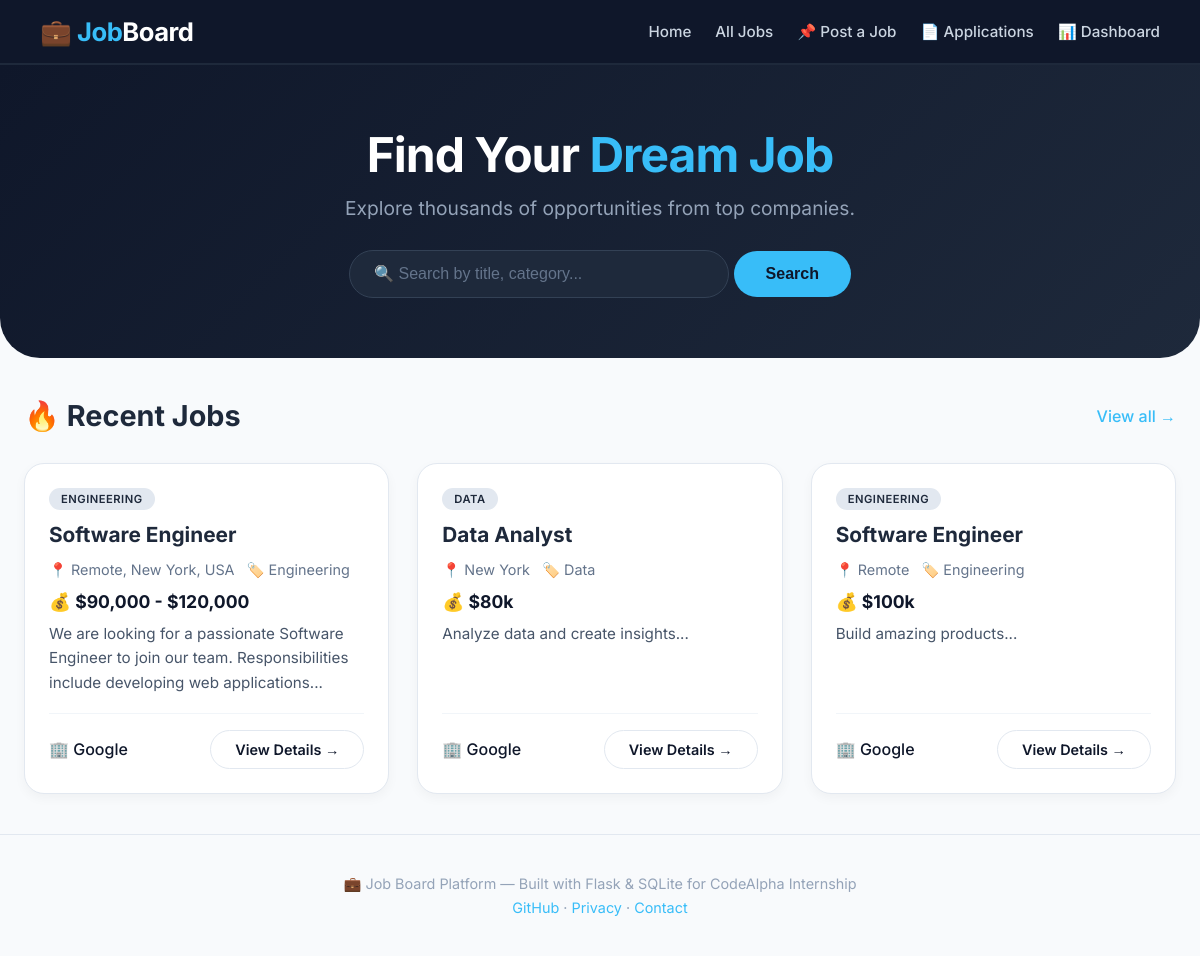
The page / on the database its author committed.
### models.py (models this page shows)
class Job(db.Model):
    id = db.Column(db.Integer, primary_key=True)
    title = db.Column(db.String(100), nullable=False)
    description = db.Column(db.Text, nullable=False)
    location = db.Column(db.String(100), nullable=False)
    salary = db.Column(db.String(50))
    category = db.Column(db.String(50))
    posted_date = db.Column(db.DateTime, default=datetime.utcnow)
    employer_id = db.Column(db.Integer, db.ForeignKey('employer.id'))
    applications = db.relationship('Application', backref='job', lazy=True)

class Employer(db.Model):
    id = db.Column(db.Integer, primary_key=True)
    company_name = db.Column(db.String(100), nullable=False)
    email = db.Column(db.String(100), nullable=False, unique=True)
    password = db.Column(db.String(100), nullable=False)  # In real app, use hashing
    jobs = db.relationship('Job', backref='employer', lazy=True)

### app.py (the view)
@app.route('/')
def index():
    jobs = Job.query.order_by(Job.posted_date.desc()).limit(6).all()
    return render_template('index.html', jobs=jobs)

### templates/index.html (shortened to what this page needs)
<!DOCTYPE html>
<html lang="en">
<head>
</head>
<body>
    <nav class="navbar">
        <div class="logo">💼 <span>Job</span>Board</div>
        <div class="nav-links">
            <a href="/">Home</a>
            <a href="/jobs">All Jobs</a>
            <a href="/post_job">📌 Post a Job</a>
            <a href="/applications">📄 Applications</a>
            <a href="/dashboard">📊 Dashboard</a>
        </div>
    </nav>
    <section class="hero">
        <h1>Find Your <span>Dream Job</span></h1>
        <p>Explore thousands of opportunities from top companies.</p>
        <div class="search-box">
            <form action="/search" method="GET">
                <input type="text" name="q" placeholder="🔍 Search by title, category..." />
                <button type="submit">Search</button>
            </form>
        </div>
    </section>
    <div class="container">
        <div class="section-header">
            <h2>🔥 Recent Jobs</h2>
            <a href="/jobs">View all →</a>
        </div>
        <div class="jobs-grid">
            {% for job in jobs %}
            <div class="job-card">
                <span class="badge">{{ job.category }}</span>
                <h3>{{ job.title }}</h3>
                <div class="meta">
                    <span>📍 {{ job.location }}</span>
                    <span>🏷️ {{ job.category }}</span>
                </div>
                <div class="salary">💰 {{ job.salary or 'Negotiable' }}</div>
                <div class="description">
                    {{ job.description[:120] }}...
                </div>
                <div class="card-footer">
                    <span class="company">🏢 {{ job.employer.company_name }}</span>
                    <a href="/job/{{ job.id }}" class="btn btn-outline">View Details →</a>
                </div>
            </div>
            {% endfor %}
        </div>
    </div>
    <div class="footer">
        <p>💼 Job Board Platform — Built with Flask & SQLite for CodeAlpha Internship</p>
        <p style="margin-top: 6px;">
            <a href="https://github.com/tumhara-username/CodeAlpha_Job_Board" target="_blank">GitHub</a> &middot;
            <a href="#">Privacy</a> &middot;
            <a href="#">Contact</a>
        </p>
    </div>
</body>
</html>

### templates/index.html (style rules this page uses)
* { margin: 0; padding: 0; box-sizing: border-box; }
body { font-family: "Inter", sans-serif; background: #f8fafc; color: #1e293b; }
.navbar { background: #0f172a; padding: 16px 40px; display: flex; align-items: center; justify-content: space-between; flex-wrap: wrap; gap: 16px; border-bottom: 2px solid #1e293b; }
.navbar .logo { font-size: 1.6rem; font-weight: 700; color: #ffffff; letter-spacing: -0.5px; }
.navbar .logo span { color: #38bdf8; }
.nav-links { display: flex; gap: 24px; flex-wrap: wrap; }
.nav-links a { color: #cbd5e1; text-decoration: none; font-weight: 500; font-size: 0.95rem; transition: color 0.2s; }
.hero { background: linear-gradient(135deg, #0f172a 0%, #1e293b 100%); color: #ffffff; padding: 60px 40px; text-align: center; border-radius: 0 0 40px 40px; }
.hero h1 { font-size: 3rem; font-weight: 700; letter-spacing: -1px; }
.hero h1 span { color: #38bdf8; }
.hero p { font-size: 1.2rem; color: #94a3b8; margin-top: 12px; }
.hero .search-box { margin-top: 30px; display: flex; justify-content: center; gap: 12px; flex-wrap: wrap; }
.hero .search-box input { padding: 14px 24px; border-radius: 40px; border: none; width: 380px; max-width: 90%; font-size: 1rem; background: #1e293b; color: #ffffff; outline: none; border: 1px solid #334155; }
.hero .search-box input::placeholder { color: #64748b; }
.hero .search-box button { padding: 14px 32px; border-radius: 40px; border: none; background: #38bdf8; color: #0f172a; font-weight: 600; font-size: 1rem; cursor: pointer; transition: 0.2s; }
.container { max-width: 1200px; margin: 40px auto; padding: 0 24px; }
.section-header { display: flex; justify-content: space-between; align-items: center; flex-wrap: wrap; margin-bottom: 30px; }
.section-header h2 { font-size: 1.8rem; font-weight: 700; }
.section-header a { color: #38bdf8; text-decoration: none; font-weight: 500; }
.jobs-grid { display: grid; grid-template-columns: repeat(auto-fill, minmax(320px, 1fr)); gap: 28px; }
.job-card { background: #ffffff; border-radius: 20px; padding: 24px; box-shadow: 0 4px 12px rgba(0, 0, 0, 0.04); border: 1px solid #e2e8f0; transition: 0.25s ease; display: flex; flex-direction: column; }
.job-card .badge { display: inline-block; background: #e2e8f0; color: #1e293b; font-size: 0.7rem; font-weight: 600; padding: 4px 12px; border-radius: 30px; text-transform: uppercase; letter-spacing: 0.5px; margin-bottom: 12px; align-self: flex-start; }
.job-card h3 { font-size: 1.3rem; font-weight: 700; margin-bottom: 6px; }
.job-card .meta { font-size: 0.9rem; color: #64748b; display: flex; flex-wrap: wrap; gap: 12px; margin: 8px 0 12px 0; }
.job-card .meta span { display: flex; align-items: center; gap: 4px; }
.job-card .salary { font-weight: 700; color: #0f172a; font-size: 1.1rem; margin-bottom: 10px; }
.job-card .description { color: #475569; font-size: 0.95rem; line-height: 1.6; flex: 1; }
.job-card .card-footer { display: flex; justify-content: space-between; align-items: center; margin-top: 18px; border-top: 1px solid #f1f5f9; padding-top: 16px; }
.job-card .card-footer .company { font-weight: 500; color: #0f172a; }
.btn { display: inline-block; padding: 10px 24px; border-radius: 40px; font-weight: 600; text-decoration: none; transition: 0.2s; font-size: 0.9rem; }
.btn-outline { background: transparent; color: #0f172a; border: 1.5px solid #e2e8f0; }
.footer { text-align: center; padding: 40px 20px; color: #94a3b8; font-size: 0.9rem; border-top: 1px solid #e2e8f0; margin-top: 40px; }
.footer a { color: #38bdf8; text-decoration: none; }

### rows shown on the page
Job: category "ENGINEERING", title "Software Engineer", location "Remote, New York, USA", category "Engineering", salary "$90,000 - $120,000", description "We are looking for a passionate Software Engineer to join our team. Responsibilities include developing web applications", employer.company_name "Google"
Job: category "DATA", title "Data Analyst", location "New York", category "Data", salary "$80k", description "Analyze data and create insights", employer.company_name "Google"
Job: category "ENGINEERING", title "Software Engineer", location "Remote", category "Engineering", salary "$100k", description "Build amazing products", employer.company_name "Google"
